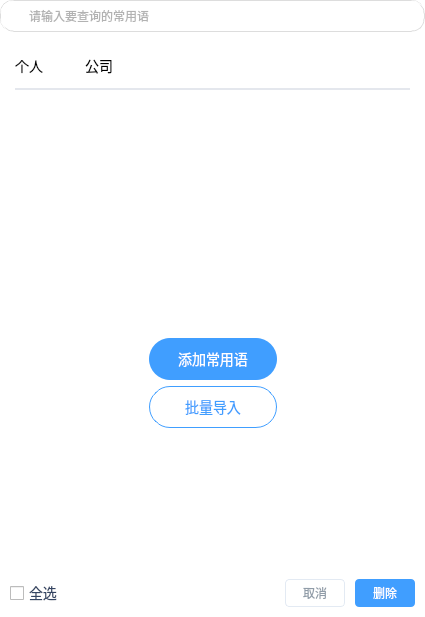
<?xml version="1.0" encoding="UTF-8"?>

<ui version="4.0">
 <class>UI_Widget_CommonWord_PanelClass</class>
 <widget class="QWidget" name="UI_Widget_CommonWord_PanelClass">
  <property name="geometry">
   <rect>
    <x>0</x>
    <y>0</y>
    <width>425</width>
    <height>617</height>
   </rect>
  </property>
  <property name="windowTitle">
   <string>常用语</string>
  </property>
  <property name="styleSheet">
   <string notr="true">QWidget#UI_Widget_CommonWord_PanelClass
{
	background-color: rgba(255, 255, 255, 0);
}</string>
  </property>
  <layout class="QVBoxLayout" name="verticalLayout_2">
   <property name="spacing">
    <number>0</number>
   </property>
   <property name="leftMargin">
    <number>0</number>
   </property>
   <property name="topMargin">
    <number>0</number>
   </property>
   <property name="rightMargin">
    <number>0</number>
   </property>
   <property name="bottomMargin">
    <number>0</number>
   </property>
   <item>
    <widget class="QWidget" name="widget_bg" native="true">
     <property name="styleSheet">
      <string notr="true">QWidget#widget_bg
{
border:0px;
background-color: rgba(255, 255, 255, 255);
}</string>
     </property>
     <layout class="QVBoxLayout" name="verticalLayout">
      <property name="spacing">
       <number>0</number>
      </property>
      <property name="margin" stdset="0">
       <number>0</number>
      </property>
      <item>
       <widget class="QWidget" name="widget_commonWord" native="true">
        <property name="styleSheet">
         <string notr="true">QWidget#widget_commonWord
{
	background-color: rgba(255, 255, 255, 0);
}</string>
        </property>
        <layout class="QVBoxLayout" name="verticalLayout_4">
         <property name="spacing">
          <number>10</number>
         </property>
         <property name="margin" stdset="0">
          <number>0</number>
         </property>
         <item>
          <widget class="QWidget" name="widget_search_rect" native="true">
           <property name="minimumSize">
            <size>
             <width>0</width>
             <height>32</height>
            </size>
           </property>
           <property name="maximumSize">
            <size>
             <width>16777215</width>
             <height>32</height>
            </size>
           </property>
           <property name="styleSheet">
            <string notr="true">QWidget#widget_search_rect
{ 
	background-color: rgb(255, 255, 255);
border:1px groove #dddddd;
border-top-left-radius:13px;
border-top-right-radius:13px;
border-bottom-left-radius:13px;
border-bottom-right-radius:13px;  
}</string>
           </property>
           <layout class="QHBoxLayout" name="horizontalLayout">
            <property name="spacing">
             <number>0</number>
            </property>
            <property name="leftMargin">
             <number>5</number>
            </property>
            <property name="topMargin">
             <number>3</number>
            </property>
            <property name="rightMargin">
             <number>5</number>
            </property>
            <property name="bottomMargin">
             <number>3</number>
            </property>
            <item>
             <widget class="QToolButton" name="findtoolButton">
              <property name="styleSheet">
               <string notr="true">background-color: rgba(255, 255, 255, 0);</string>
              </property>
              <property name="text">
               <string/>
              </property>
              <property name="icon">
               <iconset resource="../../../../../../client-webcall-main/src/main/client_resouce/easyliaoclient.qrc">
                <normaloff>:/Resources/SVG/commonWord_find.svg</normaloff>:/Resources/SVG/commonWord_find.svg</iconset>
              </property>
              <property name="iconSize">
               <size>
                <width>14</width>
                <height>14</height>
               </size>
              </property>
              <property name="autoRaise">
               <bool>true</bool>
              </property>
             </widget>
            </item>
            <item>
             <widget class="QLineEdit" name="edit_search">
              <property name="minimumSize">
               <size>
                <width>0</width>
                <height>26</height>
               </size>
              </property>
              <property name="maximumSize">
               <size>
                <width>16777215</width>
                <height>26</height>
               </size>
              </property>
              <property name="styleSheet">
               <string notr="true">QLineEdit#edit_search
{  
    font: 12px &quot;微软雅黑&quot;;
    color:#666666; 
	background-color: rgba(0, 0, 0, 0);
}</string>
              </property>
              <property name="frame">
               <bool>false</bool>
              </property>
              <property name="placeholderText">
               <string>请输入要查询的常用语</string>
              </property>
              <property name="clearButtonEnabled">
               <bool>true</bool>
              </property>
             </widget>
            </item>
           </layout>
          </widget>
         </item>
         <item>
          <widget class="QWidget" name="widget_label" native="true">
           <property name="minimumSize">
            <size>
             <width>0</width>
             <height>48</height>
            </size>
           </property>
           <property name="styleSheet">
            <string notr="true">QWidget#widget_label
{
	background-color: rgb(255, 255, 255); 
}</string>
           </property>
           <layout class="QHBoxLayout" name="horizontalLayout_5">
            <property name="spacing">
             <number>0</number>
            </property>
            <property name="leftMargin">
             <number>15</number>
            </property>
            <property name="topMargin">
             <number>0</number>
            </property>
            <property name="rightMargin">
             <number>15</number>
            </property>
            <property name="bottomMargin">
             <number>0</number>
            </property>
            <item>
             <widget class="QWidget" name="widget_label_bg" native="true">
              <property name="styleSheet">
               <string notr="true">QWidget#widget_label_bg
{
	background-color: rgb(255, 255, 255);
    border-bottom: 2px solid #E4E7ED;
}</string>
              </property>
              <layout class="QHBoxLayout" name="horizontalLayout_4">
               <property name="spacing">
                <number>40</number>
               </property>
               <property name="leftMargin">
                <number>0</number>
               </property>
               <property name="topMargin">
                <number>0</number>
               </property>
               <property name="rightMargin">
                <number>0</number>
               </property>
               <property name="bottomMargin">
                <number>0</number>
               </property>
               <item>
                <widget class="QPushButton" name="personalCommonword">
                 <property name="sizePolicy">
                  <sizepolicy hsizetype="Preferred" vsizetype="Preferred">
                   <horstretch>0</horstretch>
                   <verstretch>0</verstretch>
                  </sizepolicy>
                 </property>
                 <property name="focusPolicy">
                  <enum>Qt::NoFocus</enum>
                 </property>
                 <property name="styleSheet">
                  <string notr="true">QPushButton{ 
     border-top: 0px solid #E5E5E5;
     border-left:0px solid #E5E5E5;
     position: absolute;
     font-size: 14px;  
	background-color: rgba(255, 255, 255, 0);
}

QPushButton::checked
{   
	background-color: rgba(255, 255, 255, 0);
    color: #409EFF; 
    border-bottom: 2px solid #2080F7;
} </string>
                 </property>
                 <property name="text">
                  <string>个人</string>
                 </property>
                 <property name="checkable">
                  <bool>true</bool>
                 </property>
                </widget>
               </item>
               <item>
                <widget class="QPushButton" name="companyCommonword">
                 <property name="sizePolicy">
                  <sizepolicy hsizetype="Preferred" vsizetype="Preferred">
                   <horstretch>0</horstretch>
                   <verstretch>0</verstretch>
                  </sizepolicy>
                 </property>
                 <property name="focusPolicy">
                  <enum>Qt::NoFocus</enum>
                 </property>
                 <property name="layoutDirection">
                  <enum>Qt::RightToLeft</enum>
                 </property>
                 <property name="styleSheet">
                  <string notr="true">QPushButton{ 
     border-top: 0px solid #E5E5E5;
     border-left:0px solid #E5E5E5;
     position: absolute;
     font-size: 14px;  
	background-color: rgba(255, 255, 255, 0);
}

QPushButton::checked
{   
	background-color: rgba(255, 255, 255, 0);
    color: #409EFF; 
    border-bottom: 2px solid #2080F7;
} </string>
                 </property>
                 <property name="text">
                  <string>公司</string>
                 </property>
                 <property name="icon">
                  <iconset resource="../../../../../../client-webcall-main/src/main/client_resouce/easyliaoclient.qrc">
                   <normaloff>:/Resources/SVG/commonWord/commonWord_arrow_open.svg</normaloff>:/Resources/SVG/commonWord/commonWord_arrow_open.svg</iconset>
                 </property>
                 <property name="iconSize">
                  <size>
                   <width>14</width>
                   <height>14</height>
                  </size>
                 </property>
                 <property name="checkable">
                  <bool>true</bool>
                 </property>
                 <property name="flat">
                  <bool>true</bool>
                 </property>
                </widget>
               </item>
               <item>
                <spacer name="horizontalSpacer_2">
                 <property name="orientation">
                  <enum>Qt::Horizontal</enum>
                 </property>
                 <property name="sizeHint" stdset="0">
                  <size>
                   <width>223</width>
                   <height>20</height>
                  </size>
                 </property>
                </spacer>
               </item>
               <item>
                <widget class="QPushButton" name="tbtn_showt">
                 <property name="minimumSize">
                  <size>
                   <width>24</width>
                   <height>24</height>
                  </size>
                 </property>
                 <property name="maximumSize">
                  <size>
                   <width>24</width>
                   <height>24</height>
                  </size>
                 </property>
                 <property name="toolTip">
                  <string>设置常用语展示方式</string>
                 </property>
                 <property name="styleSheet">
                  <string notr="true">QPushButton{ 
     border-top: 0px solid #E5E5E5;
     border-left:0px solid #E5E5E5;
     position: absolute; 
	 background-color: rgba(255, 255, 255, 0);
}

QPushButton::hover
{   
     border-radius: 4px;
	 background-color: #EDEEEE; 
} 
QPushButton:pressed
{
     border-radius: 4px;
	 background-color: #EDEEEE; 
} </string>
                 </property>
                 <property name="text">
                  <string/>
                 </property>
                 <property name="icon">
                  <iconset resource="../../../../../../client-webcall-main/src/main/client_resouce/easyliaoclient.qrc">
                   <normaloff>:/Resources/SVG/commonWord/commonWord_menu_show.svg</normaloff>:/Resources/SVG/commonWord/commonWord_menu_show.svg</iconset>
                 </property>
                 <property name="iconSize">
                  <size>
                   <width>24</width>
                   <height>24</height>
                  </size>
                 </property>
                 <property name="checkable">
                  <bool>false</bool>
                 </property>
                 <property name="checked">
                  <bool>false</bool>
                 </property>
                 <property name="flat">
                  <bool>true</bool>
                 </property>
                </widget>
               </item>
              </layout>
             </widget>
            </item>
           </layout>
          </widget>
         </item>
         <item>
          <widget class="QStackedWidget" name="stackedWidget">
           <property name="currentIndex">
            <number>0</number>
           </property>
           <widget class="QWidget" name="page_default">
            <property name="styleSheet">
             <string notr="true">QWidget#page_default
{
	background-color: rgb(255, 255, 255);
}</string>
            </property>
            <layout class="QVBoxLayout" name="verticalLayout_3">
             <property name="spacing">
              <number>0</number>
             </property>
             <property name="leftMargin">
              <number>0</number>
             </property>
             <property name="topMargin">
              <number>0</number>
             </property>
             <property name="rightMargin">
              <number>0</number>
             </property>
             <property name="bottomMargin">
              <number>0</number>
             </property>
             <item>
              <widget class="QScrollArea" name="scrollArea">
               <property name="frameShape">
                <enum>QFrame::NoFrame</enum>
               </property>
               <property name="widgetResizable">
                <bool>true</bool>
               </property>
               <widget class="QWidget" name="scrollAreaWidgetContents">
                <property name="geometry">
                 <rect>
                  <x>0</x>
                  <y>0</y>
                  <width>425</width>
                  <height>459</height>
                 </rect>
                </property>
                <property name="styleSheet">
                 <string notr="true">QWidget#scrollAreaWidgetContents
{
	background-color: rgb(255, 255, 255);
}</string>
                </property>
                <layout class="QVBoxLayout" name="verticalLayout_5">
                 <item>
                  <spacer name="verticalSpacer_2">
                   <property name="orientation">
                    <enum>Qt::Vertical</enum>
                   </property>
                   <property name="sizeHint" stdset="0">
                    <size>
                     <width>20</width>
                     <height>40</height>
                    </size>
                   </property>
                  </spacer>
                 </item>
                 <item>
                  <layout class="QHBoxLayout" name="horizontalLayout_7">
                   <item>
                    <spacer name="horizontalSpacer_5">
                     <property name="orientation">
                      <enum>Qt::Horizontal</enum>
                     </property>
                     <property name="sizeHint" stdset="0">
                      <size>
                       <width>40</width>
                       <height>20</height>
                      </size>
                     </property>
                    </spacer>
                   </item>
                   <item>
                    <widget class="QLabel" name="label">
                     <property name="minimumSize">
                      <size>
                       <width>200</width>
                       <height>100</height>
                      </size>
                     </property>
                     <property name="maximumSize">
                      <size>
                       <width>200</width>
                       <height>100</height>
                      </size>
                     </property>
                     <property name="pixmap">
                      <pixmap resource="../../../../../../client-webcall-main/src/main/client_resouce/easyliaoclient.qrc">:/Resources/SVG/commonWord/commonWord_seat.svg</pixmap>
                     </property>
                    </widget>
                   </item>
                   <item>
                    <spacer name="horizontalSpacer_6">
                     <property name="orientation">
                      <enum>Qt::Horizontal</enum>
                     </property>
                     <property name="sizeHint" stdset="0">
                      <size>
                       <width>40</width>
                       <height>20</height>
                      </size>
                     </property>
                    </spacer>
                   </item>
                  </layout>
                 </item>
                 <item>
                  <layout class="QHBoxLayout" name="horizontalLayout_6">
                   <item>
                    <spacer name="horizontalSpacer_3">
                     <property name="orientation">
                      <enum>Qt::Horizontal</enum>
                     </property>
                     <property name="sizeHint" stdset="0">
                      <size>
                       <width>40</width>
                       <height>20</height>
                      </size>
                     </property>
                    </spacer>
                   </item>
                   <item>
                    <widget class="QPushButton" name="addCommonWord">
                     <property name="minimumSize">
                      <size>
                       <width>128</width>
                       <height>42</height>
                      </size>
                     </property>
                     <property name="maximumSize">
                      <size>
                       <width>128</width>
                       <height>42</height>
                      </size>
                     </property>
                     <property name="styleSheet">
                      <string notr="true">background: #409EFF;
border-radius: 21px; 
font-size: 14px;  
color: #FFFFFF; </string>
                     </property>
                     <property name="text">
                      <string>添加常用语</string>
                     </property>
                    </widget>
                   </item>
                   <item>
                    <spacer name="horizontalSpacer_4">
                     <property name="orientation">
                      <enum>Qt::Horizontal</enum>
                     </property>
                     <property name="sizeHint" stdset="0">
                      <size>
                       <width>40</width>
                       <height>20</height>
                      </size>
                     </property>
                    </spacer>
                   </item>
                  </layout>
                 </item>
                 <item>
                  <layout class="QHBoxLayout" name="horizontalLayout_8">
                   <item>
                    <spacer name="horizontalSpacer_7">
                     <property name="orientation">
                      <enum>Qt::Horizontal</enum>
                     </property>
                     <property name="sizeHint" stdset="0">
                      <size>
                       <width>40</width>
                       <height>20</height>
                      </size>
                     </property>
                    </spacer>
                   </item>
                   <item>
                    <widget class="QPushButton" name="batchImport">
                     <property name="minimumSize">
                      <size>
                       <width>128</width>
                       <height>42</height>
                      </size>
                     </property>
                     <property name="maximumSize">
                      <size>
                       <width>128</width>
                       <height>42</height>
                      </size>
                     </property>
                     <property name="styleSheet">
                      <string notr="true">background: #FFFFFF;
border-radius: 21px; 
font-size: 14px;  
color: #409EFF;   
border: 1px solid #409EFF;</string>
                     </property>
                     <property name="text">
                      <string>批量导入</string>
                     </property>
                    </widget>
                   </item>
                   <item>
                    <spacer name="horizontalSpacer_8">
                     <property name="orientation">
                      <enum>Qt::Horizontal</enum>
                     </property>
                     <property name="sizeHint" stdset="0">
                      <size>
                       <width>40</width>
                       <height>20</height>
                      </size>
                     </property>
                    </spacer>
                   </item>
                  </layout>
                 </item>
                 <item>
                  <spacer name="verticalSpacer">
                   <property name="orientation">
                    <enum>Qt::Vertical</enum>
                   </property>
                   <property name="sizeHint" stdset="0">
                    <size>
                     <width>20</width>
                     <height>40</height>
                    </size>
                   </property>
                  </spacer>
                 </item>
                </layout>
               </widget>
              </widget>
             </item>
            </layout>
           </widget>
           <widget class="QWidget" name="page_treeView">
            <property name="styleSheet">
             <string notr="true">QWidget#page_treeView
{
	background-color: rgba(255, 255, 255, 0); 
    image: url(:/YL/Resources/YL/MainTree/icon_searchResultNull.png);
}</string>
            </property>
            <layout class="QGridLayout" name="gridLayout">
             <property name="leftMargin">
              <number>0</number>
             </property>
             <property name="topMargin">
              <number>0</number>
             </property>
             <property name="rightMargin">
              <number>0</number>
             </property>
             <property name="bottomMargin">
              <number>0</number>
             </property>
             <property name="spacing">
              <number>0</number>
             </property>
             <item row="0" column="0">
              <widget class="UI_TreeView_CommonWord" name="treeView">
               <property name="acceptDrops">
                <bool>false</bool>
               </property>
               <property name="styleSheet">
                <string notr="true">QTreeView
{
border:0px solid gray;
color:black;
outline:none;
background-color: rgba(255, 255, 255, 0);
}

QTreeView::Item{border:0px solid gray; height:25px; }
QTreeView::Item:hover{background-color: #f5f7fa; }
QTreeView::item:selected{border:0px solid #ffffff00; background-color: #f5f7fa; }
QTreeView::item:selected:!active{border-width:0px;  background-color: #f5f7fa;   }

/* 有兄弟节点，但是兄弟节点不相邻 */
QTreeView::branch:has-siblings:!adjoins-item { 
	border-image: none;  
	image: none;
}

/* 有兄弟节点且兄弟节点相邻 */
QTreeView::branch:has-siblings:adjoins-item {
	border-image: none;   
	image: none;
}
/* 叶子节点 */
QTreeView::branch:!has-children:!has-siblings:adjoins-item {
	border-image: none;
	image: none;
}

/* 有子节点且收起的情况 */
QTreeView::branch:closed:has-children:!has-siblings,
QTreeView::branch:closed:has-children:has-siblings {
	border-image: none;
	image: none;
}
/* 有子节点且展开的情况 */
QTreeView::branch:open:has-children:!has-siblings,
QTreeView::branch:open:has-children:has-siblings {	
	border-image: none;
	image: none;
}
</string>
               </property>
               <property name="dragEnabled">
                <bool>false</bool>
               </property>
               <property name="dragDropMode">
                <enum>QAbstractItemView::NoDragDrop</enum>
               </property>
               <property name="defaultDropAction">
                <enum>Qt::MoveAction</enum>
               </property>
              </widget>
             </item>
            </layout>
           </widget>
          </widget>
         </item>
         <item>
          <widget class="QWidget" name="widget_edit" native="true">
           <property name="styleSheet">
            <string notr="true">QWidget#widget_edit
{
	background-color: rgba(234, 245, 254, 0);
}</string>
           </property>
           <layout class="QHBoxLayout" name="horizontalLayout_3">
            <property name="spacing">
             <number>0</number>
            </property>
            <property name="leftMargin">
             <number>0</number>
            </property>
            <property name="topMargin">
             <number>0</number>
            </property>
            <property name="rightMargin">
             <number>0</number>
            </property>
            <property name="bottomMargin">
             <number>0</number>
            </property>
            <property name="margin" stdset="0">
             <number>5</number>
            </property>
            <item>
             <widget class="QWidget" name="widget" native="true">
              <property name="minimumSize">
               <size>
                <width>0</width>
                <height>48</height>
               </size>
              </property>
              <property name="maximumSize">
               <size>
                <width>16777215</width>
                <height>48</height>
               </size>
              </property>
              <property name="styleSheet">
               <string notr="true">QWidget#widget
{
	background-color: rgba(255, 255, 255, 240);
}</string>
              </property>
              <layout class="QHBoxLayout" name="horizontalLayout_2">
               <property name="spacing">
                <number>10</number>
               </property>
               <property name="leftMargin">
                <number>10</number>
               </property>
               <property name="topMargin">
                <number>0</number>
               </property>
               <property name="rightMargin">
                <number>10</number>
               </property>
               <property name="bottomMargin">
                <number>0</number>
               </property>
               <item>
                <widget class="QCheckBox" name="cbox_allCheck">
                 <property name="styleSheet">
                  <string notr="true">font-size: 14px;
color: #344563;
line-height: 20px;</string>
                 </property>
                 <property name="text">
                  <string>全选</string>
                 </property>
                </widget>
               </item>
               <item>
                <spacer name="horizontalSpacer">
                 <property name="orientation">
                  <enum>Qt::Horizontal</enum>
                 </property>
                 <property name="sizeHint" stdset="0">
                  <size>
                   <width>40</width>
                   <height>20</height>
                  </size>
                 </property>
                </spacer>
               </item>
               <item>
                <widget class="QToolButton" name="tbtn_cancel">
                 <property name="minimumSize">
                  <size>
                   <width>60</width>
                   <height>28</height>
                  </size>
                 </property>
                 <property name="maximumSize">
                  <size>
                   <width>60</width>
                   <height>28</height>
                  </size>
                 </property>
                 <property name="styleSheet">
                  <string notr="true">QToolButton
{
color: #909CA8;
border-radius: 4px;
border: 1px solid #E3EAF3;
} </string>
                 </property>
                 <property name="text">
                  <string>取消</string>
                 </property>
                </widget>
               </item>
               <item>
                <widget class="QToolButton" name="tbtn_delete">
                 <property name="enabled">
                  <bool>true</bool>
                 </property>
                 <property name="minimumSize">
                  <size>
                   <width>60</width>
                   <height>28</height>
                  </size>
                 </property>
                 <property name="maximumSize">
                  <size>
                   <width>60</width>
                   <height>28</height>
                  </size>
                 </property>
                 <property name="styleSheet">
                  <string notr="true">QToolButton
{
font-size: 12px; 
color: #FFFFFF;
background: #409EFF;
border-radius: 4px;
border: 0px solid #E3EAF3;
} 
QToolButton::!enabled
{   
	background: #A0CFFF; 
} </string>
                 </property>
                 <property name="text">
                  <string>删除</string>
                 </property>
                 <property name="checked">
                  <bool>false</bool>
                 </property>
                </widget>
               </item>
              </layout>
             </widget>
            </item>
           </layout>
          </widget>
         </item>
        </layout>
       </widget>
      </item>
     </layout>
    </widget>
   </item>
  </layout>
 </widget>
 <layoutdefault spacing="6" margin="11"/>
 <customwidgets>
  <customwidget>
   <class>UI_TreeView_CommonWord</class>
   <extends>QTreeView</extends>
   <header location="global">ui_treeview_commonword.h</header>
  </customwidget>
 </customwidgets>
 <resources>
  <include location="../../../../../../client-webcall-main/src/main/client_resouce/easyliaoclient.qrc"/>
 </resources>
 <connections/>
</ui>
